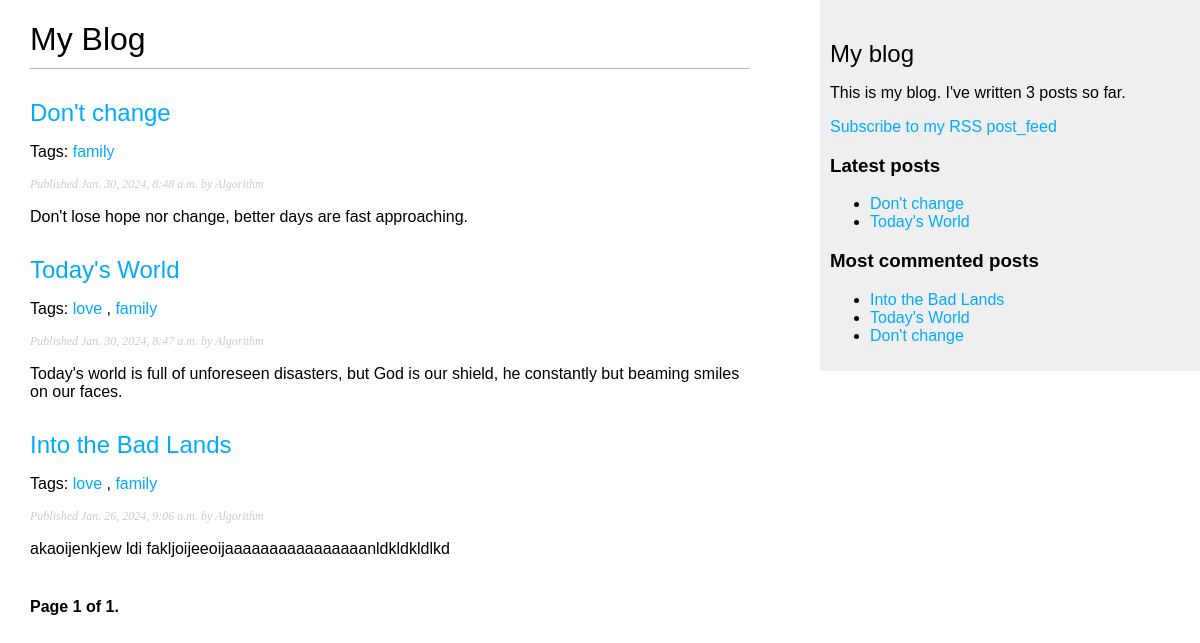
The page /blog/ on the database as committed earlier.
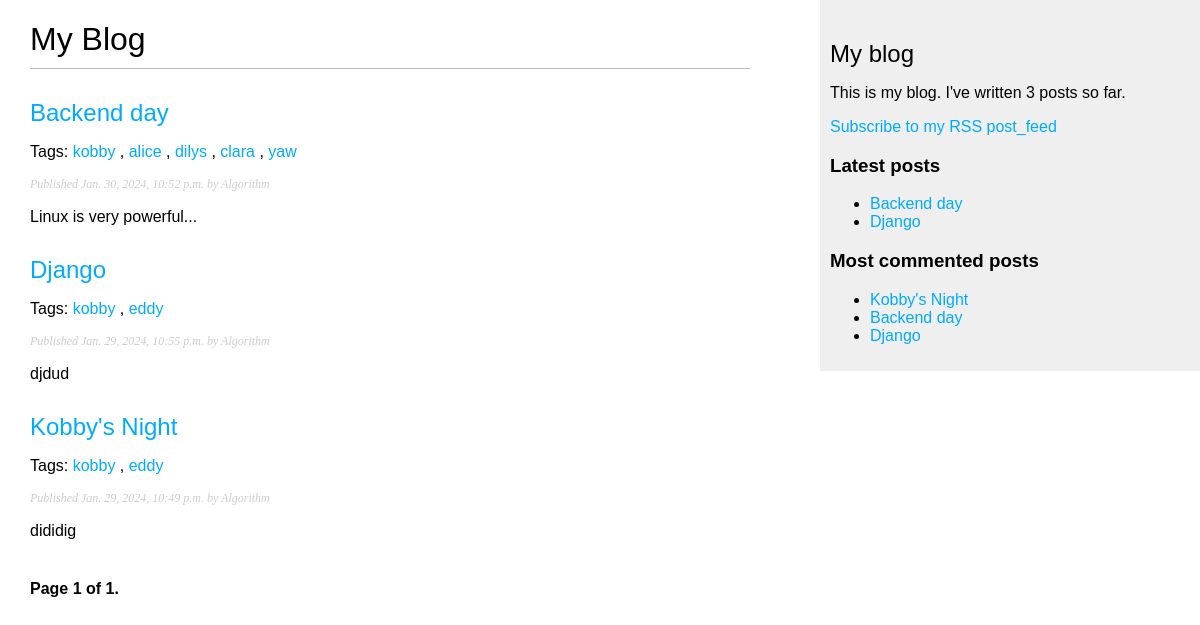
The same page on the database as committed later.
### blog/models.py (models this page shows, shortened)
class Post(models.Model):
    class Status(models.TextChoices):
        DRAFT = 'DF', 'Draft'
        PUBLISHED = 'PB', 'Published'
    author = models.ForeignKey(get_user_model(), on_delete=models.CASCADE,
                               related_name = 'blog_posts')
    title = models.CharField(max_length=250)
    slug = models.SlugField(max_length=250,unique_for_date='publish')
    body = models.TextField()
    publish = models.DateTimeField(default = timezone.now)
    created = models.DateTimeField(auto_now_add=True)
    updated = models.DateTimeField(auto_now=True)
    status = models.CharField(max_length=2,choices=Status.choices,
                              default=Status.DRAFT)
    objects = models.Manager()
    published = PublishedManager()
    tags = TaggableManager()
    class Meta:
        ordering = ['-publish']
        indexes = [models.Index(fields=['-publish']),]
    def get_absolute_url(self):
        return reverse('blog:post_detail',
                       args=[self.publish.year, self.publish.month,self.publish.day,self.slug])

### blog/views.py (the view)
# urls.py: path('',views.postlist,name='post_list'),
def postlist(request,tag_slug=None):
    post_list = Post.published.all()
    tag = None
    if tag_slug:
        tag = get_object_or_404(Tag,slug=tag_slug)
        post_list = post_list.filter(tags__in=[tag])
    paginator = Paginator(post_list,3)
    page_number = request.GET.get('page',1)
    try:
        posts = paginator.page(page_number)
    except PageNotAnInteger:
        posts = paginator.page(1)
    except EmptyPage:
        posts = paginator.page(paginator.num_pages)
    return render(request,'blog/postlist.html',{'posts':posts,'tag':tag})

### blog/models.py (called while the page is built)
    def get_queryset(self):
        return super().get_queryset().filter(status=Post.Status.PUBLISHED)

### blog/templatetags/blog_tags.py (called while the page is built)
@register.simple_tag
def total_posts():
    return Post.published.count()

@register.inclusion_tag('blog/latest.html')
def show_latest_posts(count=5):
    latest_posts = Post.published.order_by('-publish')[:count]
    return {'latest_posts': latest_posts}

@register.simple_tag
def get_most_commented_posts(count=5):
    return Post.published.annotate(
        total_comments=Count('comments')
    ).order_by('-total_comments')[:count]

@register.filter(name='markdown')
def markdown_format(text):
    return mark_safe(markdown.markdown(text))

### templates/blog/postlist.html (shortened to what this page needs)
{% extends "base.html" %}
{% load blog_tags %}
{% block content %}
 <h1>My Blog</h1>
 {% for post in posts %}
 <h2>
 <a href="{{post.get_absolute_url}}">
 {{ post.title }}
</a>
 </h2>
 <p class="tags">
    Tags:
    {% for tag in post.tags.all %}
    <a href="{% url "blog:list_by_tag" tag.slug %}">
    {{ tag.name }}
    </a>
    {% if not forloop.last %}, {% endif %}
    {% endfor %}
    </p>
    <p class="date">
 Published {{ post.publish }} by {{ post.author }}
 </p>
 {{ post.body|markdown|truncatewords_html:30}}
 {% endfor %}
 {% include "pagination.html" with page=posts %}
{% endblock content %}

### templates/base.html (shortened to what this page needs)
{% load blog_tags %}
{% load static %}
<!DOCTYPE html>
<html>
<head>
 <link href="{% static "css/blog.css" %}" rel="stylesheet">
</head>
<body>
 <div id="content">
 {% block content %}
 {% endblock %}
 </div>
 <div id="sidebar">
 <h2>My blog</h2>
 <p>
 This is my blog.
 I've written {% total_posts %} posts so far.
 </p>
 <p>
    <a href="{% url "blog:post_feed" %}">
        Subscribe to my RSS post_feed
    </a>
</p>
 <h3>Latest posts</h3>
 {% show_latest_posts 2%}
 <h3>Most commented posts</h3>
 {% get_most_commented_posts as most_commented_posts %}
 <ul>
 {% for post in most_commented_posts %}
 <li>
 <a href="{{ post.get_absolute_url }}">{{ post.title }}</a>
 </li>
 {% endfor %}
 </ul>
 </div>
</body>
</html>

### templates/pagination.html (shortened to what this page needs)
<div class="pagination">
    <span class="step-links">
    <span class="current">
        Page {{ page.number }} of {{ page.paginator.num_pages }}.
        </span>
    </span>
</div>

### templates/blog/latest.html
<ul>
    {% for post in latest_posts %}
    <li>
    <a href="{{ post.get_absolute_url }}">{{ post.title }}</a>
    </li>
    {% endfor %}
   </ul>

### static/css/blog.css (style rules this page uses)
body { margin:0; padding:0; font-family:helvetica, sans-serif; }
a { color:#00abff; text-decoration:none; }
h1 { font-weight:normal; border-bottom:1px solid #bbb; padding:0 0 10px 0; }
h2 { font-weight:normal; margin:30px 0 0; }
#content { float:left; width:60%; padding:0 0 0 30px; }
#sidebar { float:right; width:30%; padding:10px; background:#efefef; height:100%; }
p.date { color:#ccc; font-family: georgia, serif; font-size: 12px; font-style: italic; }
.pagination { margin:40px 0; font-weight:bold; }

Rows that differ between the two databases and show on the page:
removed Post: title "Don't change", publish "Jan. 30, 2024, 8:48 a.m.", author "Algorithm", body "Don't lose hope nor change, better days are fast approaching."
no longer on this page (row unchanged): Tag: name "family"
removed Post: title "Today's World", publish "Jan. 30, 2024, 8:47 a.m.", author "Algorithm", body "Today's world is full of unforeseen disasters, but God is our shield, he constantly but beaming smiles on our faces."
no longer on this page (row unchanged): Tag: name "love"
removed Post: title "Into the Bad Lands", publish "Jan. 26, 2024, 9:06 a.m.", author "Algorithm", body "akaoijenkjew ldi fakljoijeeoijaaaaaaaaaaaaaaaanldkldkldlkd"
added Post: title "Backend day", publish "Jan. 30, 2024, 10:52 p.m.", author "Algorithm", body "Linux is very powerful..."
added Tag: name "kobby"
added Tag: name "alice", shown under "Backend day"
added Tag: name "dilys", shown under "Backend day"
added Tag: name "clara", shown under "Backend day"
added Tag: name "yaw", shown under "Backend day"
added Post: title "Django", publish "Jan. 29, 2024, 10:55 p.m.", author "Algorithm", body "djdud"
added Tag: name "eddy"
added Post: title "Kobby's Night", publish "Jan. 29, 2024, 10:49 p.m.", author "Algorithm", body "dididig"
